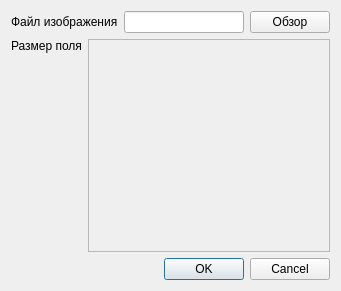
<?xml version="1.0" encoding="UTF-8"?>
<ui version="4.0">
 <class>Dialog</class>
 <widget class="QDialog" name="Dialog">
  <property name="geometry">
   <rect>
    <x>0</x>
    <y>0</y>
    <width>341</width>
    <height>291</height>
   </rect>
  </property>
  <property name="minimumSize">
   <size>
    <width>265</width>
    <height>210</height>
   </size>
  </property>
  <property name="windowTitle">
   <string>Настройка - [Предпросмотр]</string>
  </property>
  <layout class="QGridLayout" name="gridLayout">
   <item row="3" column="0" colspan="4">
    <widget class="QDialogButtonBox" name="buttonBox">
     <property name="orientation">
      <enum>Qt::Horizontal</enum>
     </property>
     <property name="standardButtons">
      <set>QDialogButtonBox::Cancel|QDialogButtonBox::Ok</set>
     </property>
    </widget>
   </item>
   <item row="0" column="3">
    <widget class="QPushButton" name="pushButton">
     <property name="text">
      <string>Обзор</string>
     </property>
    </widget>
   </item>
   <item row="1" column="0">
    <widget class="QLabel" name="label_2">
     <property name="text">
      <string>Размер поля</string>
     </property>
    </widget>
   </item>
   <item row="0" column="0" colspan="2">
    <widget class="QLabel" name="label">
     <property name="text">
      <string>Файл изображения</string>
     </property>
    </widget>
   </item>
   <item row="0" column="2">
    <widget class="QLineEdit" name="lineEdit"/>
   </item>
   <item row="2" column="0">
    <spacer name="verticalSpacer">
     <property name="orientation">
      <enum>Qt::Vertical</enum>
     </property>
     <property name="sizeHint" stdset="0">
      <size>
       <width>20</width>
       <height>40</height>
      </size>
     </property>
    </spacer>
   </item>
   <item row="1" column="1" rowspan="2" colspan="3">
    <widget class="PuzzleSizeWidget" name="frame">
     <property name="frameShape">
      <enum>QFrame::StyledPanel</enum>
     </property>
     <property name="frameShadow">
      <enum>QFrame::Raised</enum>
     </property>
     <zorder></zorder>
    </widget>
   </item>
  </layout>
 </widget>
 <customwidgets>
  <customwidget>
   <class>PuzzleSizeWidget</class>
   <extends>QFrame</extends>
   <header location="global">puzzlesizewidget.h</header>
   <container>1</container>
  </customwidget>
 </customwidgets>
 <resources/>
 <connections>
  <connection>
   <sender>buttonBox</sender>
   <signal>accepted()</signal>
   <receiver>Dialog</receiver>
   <slot>accept()</slot>
   <hints>
    <hint type="sourcelabel">
     <x>248</x>
     <y>254</y>
    </hint>
    <hint type="destinationlabel">
     <x>157</x>
     <y>274</y>
    </hint>
   </hints>
  </connection>
  <connection>
   <sender>buttonBox</sender>
   <signal>rejected()</signal>
   <receiver>Dialog</receiver>
   <slot>reject()</slot>
   <hints>
    <hint type="sourcelabel">
     <x>316</x>
     <y>260</y>
    </hint>
    <hint type="destinationlabel">
     <x>286</x>
     <y>274</y>
    </hint>
   </hints>
  </connection>
 </connections>
</ui>
